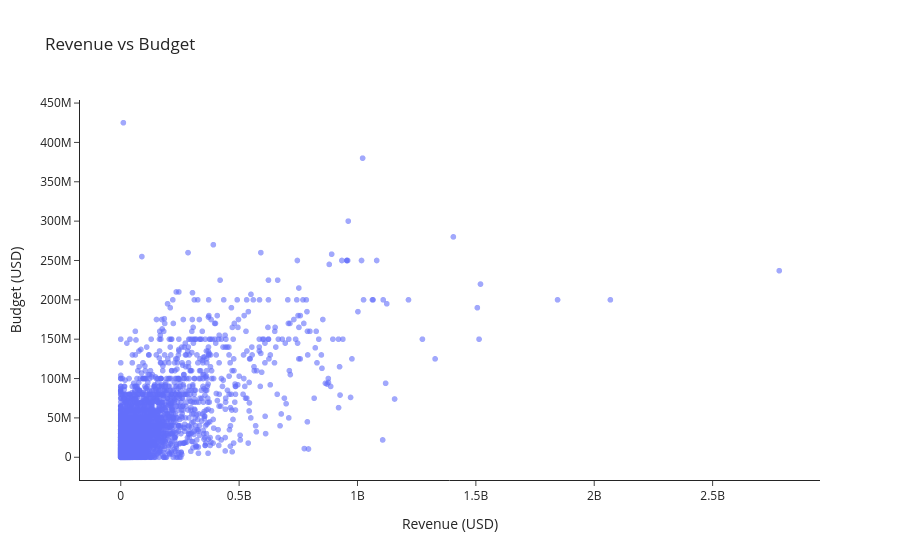

The notebook cell this image was saved under:
### Code cell
# Plotly

fig = px.scatter(
    movies_df,
    x='revenue',
    y='budget',
    title='Revenue vs Budget',
    labels={'budget': 'Budget (USD)', 'revenue': 'Revenue (USD)'},
    opacity=0.6
)

fig.update_layout(template='simple_white')
fig.show()

### Figure 1 — Plotly figure (JSON) as saved in the notebook; plotly's stock layout.template omitted (floating-point values rounded to 4 significant figures; data arrays with more than 128 entries replaced by an {"elided": "..."} marker saying what was removed)
{"data": [{"hovertemplate": "Revenue (USD)=%{x}<br>Budget (USD)=%{y}<extra></extra>", "legendgroup": "", "marker": {"color": "#636efa", "opacity": 0.6, "symbol": "circle"}, "mode": "markers", "name": "", "showlegend": false, "type": "scattergl", "x": {"elided": "10866 int values"}, "xaxis": "x", "y": {"elided": "10866 int values"}, "yaxis": "y"}], "layout": {"legend": {"tracegroupgap": 0}, "title": {"text": "Revenue vs Budget"}, "xaxis": {"anchor": "y", "domain": [0, 1], "title": {"text": "Revenue (USD)"}}, "yaxis": {"anchor": "x", "domain": [0, 1], "title": {"text": "Budget (USD)"}}}}
